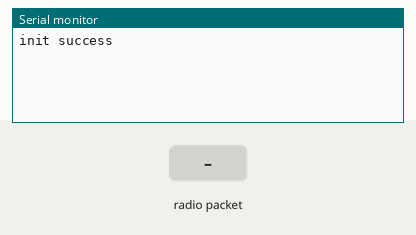
A sketch run on a simulated Arduino Uno, built with avr-gcc and run on an emulated ATmega328P. Parts: the last lines printed to the serial monitor. The test bench sets the inputs (shaded band). No radio packets arrive unless stated.

Above: at 1.2 s.
1.3 s: radio packet "1" arrives
At 1.7 s:
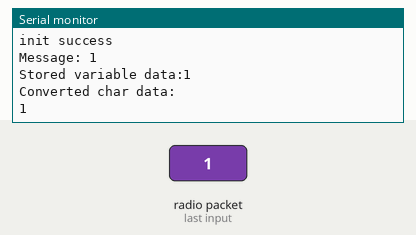
2.8 s: radio packet "0" arrives
At 4.0 s:
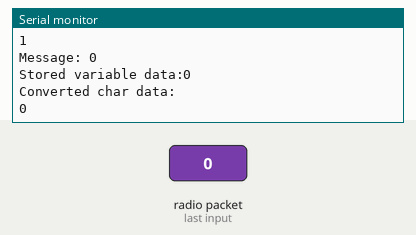
4.3 s: radio packet "2" arrives
At 5.2 s:
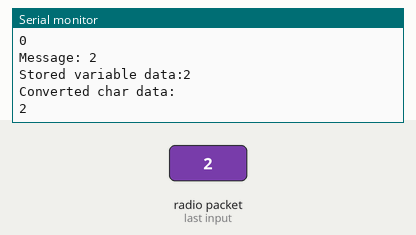

The sketch:

Receiver.ino
```cpp
#include <RH_ASK.h>
#include <SPI.h> // Not actually used but needed to compile
RH_ASK driver;
//Transmit at pin 12; receive at pin 11;
const uint8_t maxMessageSize = 50; // Maximum message size

uint8_t buf[maxMessageSize];
uint8_t buflen;
uint8_t msg[50];
void setup() {
  Serial.begin(9600);    // Debugging only
  buflen = sizeof(buf); // Initialize buflen to the size of the buffer
  if (!driver.init())
    Serial.println("init failed");
  else
    Serial.println("init success");
}
char myChar[51]; // Define a character array to store the converted characters (plus room for null-terminator)

void loop() {
  if (driver.recv(buf, &buflen)) // Non-blocking
  {
    // Message with a good checksum received, dump it.
    Serial.print("Message: ");
    for (int i = 0; i < buflen; i++) {
      if (isPrintableChar(buf[i])) {
        Serial.write(buf[i]);
        msg[i] = buf[i];
      }
      else {
        Serial.print("Non-printable character (ASCII code ");
        Serial.print(buf[i]);
        Serial.print(")");
      }
    }
    Serial.println();
    Serial.print("Stored variable data:");
    for (int i = 0; i < buflen; i++)
      Serial.write(msg[i]);
    Serial.println();

    // Reset the myChar array and copy the converted characters
    memset(myChar, 0, sizeof(myChar)); // Reset myChar to all null characters
    Serial.println("Converted char data:");
    int charIndex = 0; // Index to track the position in myChar
    for (int i = 0; i < buflen; i++) {
      if (isPrintableChar(buf[i])) {
        myChar[charIndex] = static_cast<char>(buf[i]); // Convert uint8_t to char
        Serial.write(myChar[charIndex]); // Print the converted character
        charIndex++;
      }
    }
    Serial.println();

    // Reset buflen to the size of the buffer for the next message
    buflen = sizeof(buf);
  }
}

bool isPrintableChar(uint8_t c) {
  return (c >= 32 && c <= 126); // ASCII printable characters
}
```

Measured:
- after the input at 1.3 s, the serial monitor: prints a new line at once (image 1)
- after the input at 2.8 s, the serial monitor: prints a new line at once (image 2)
- after the input at 4.3 s, the serial monitor: prints a new line at once (image 3)
